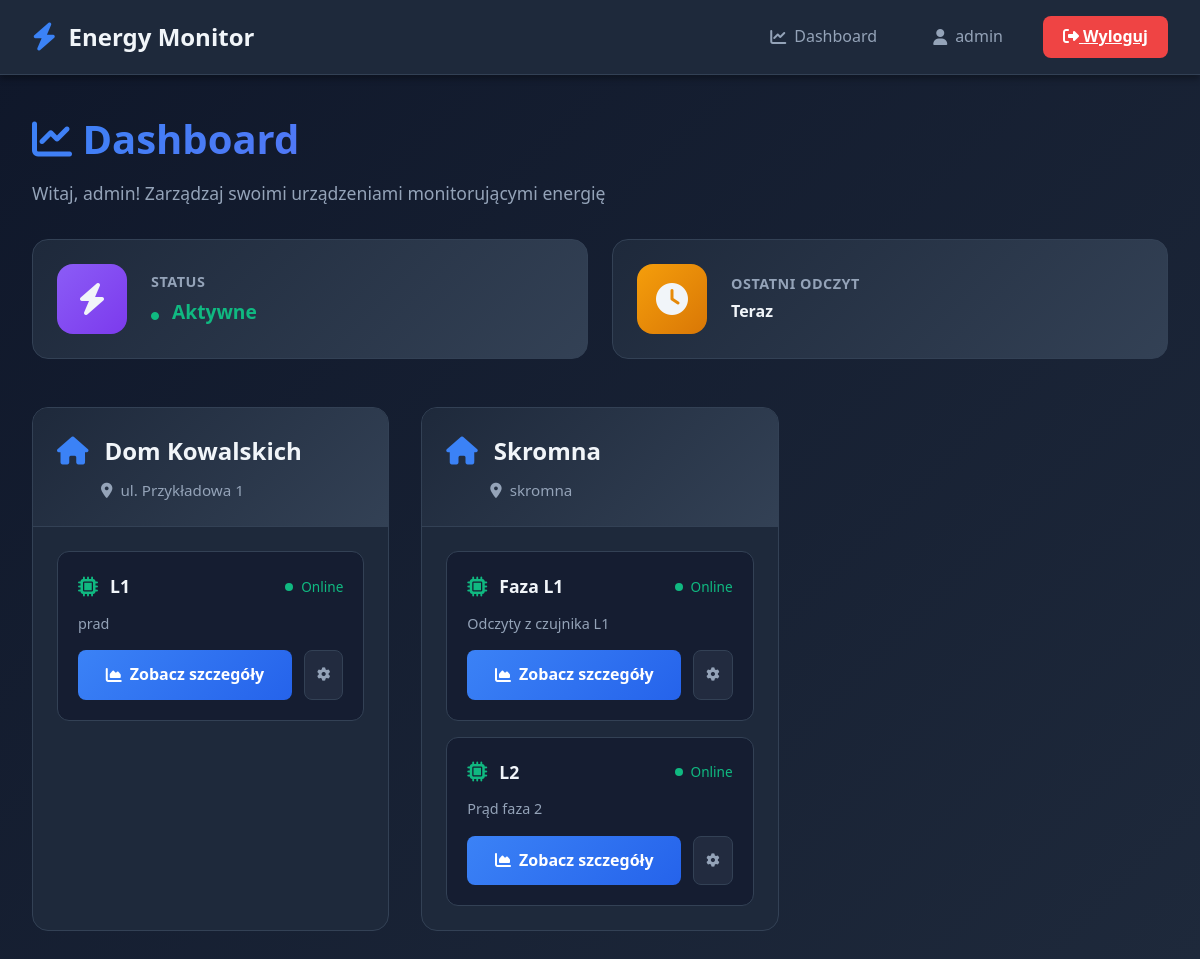
The page /api/dashboard/ (signed in) on the database as committed earlier.
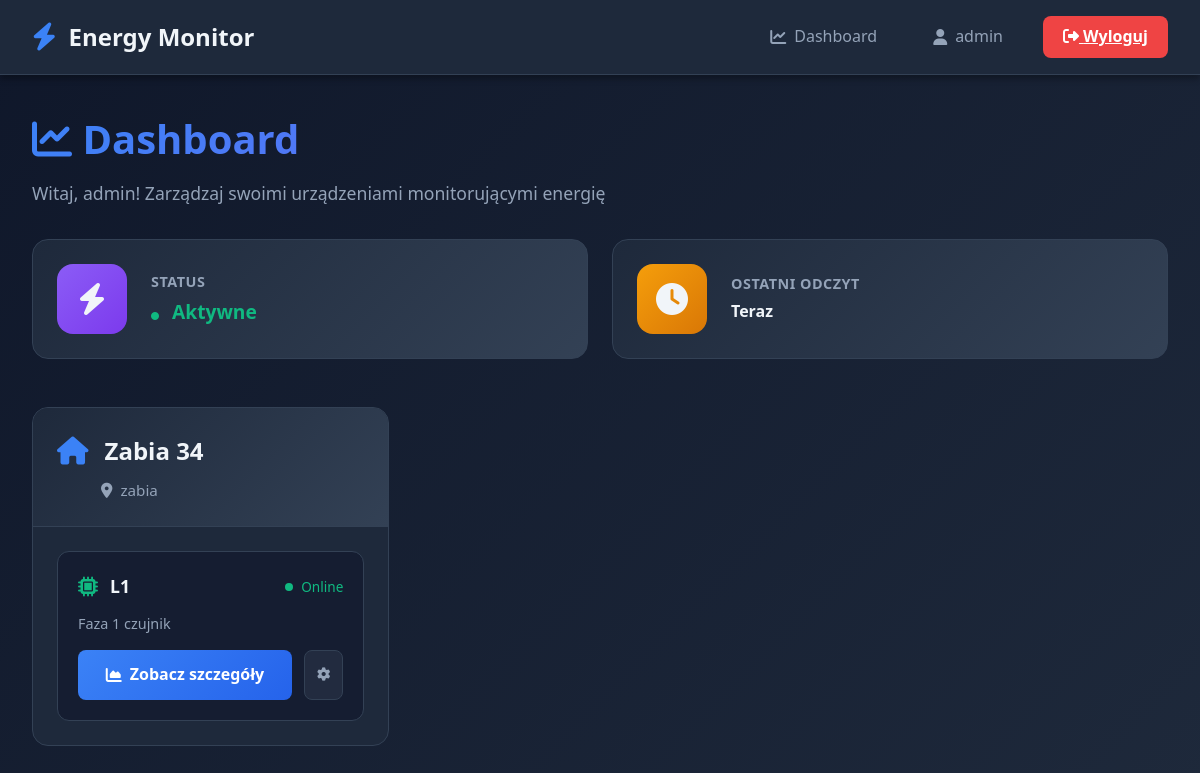
The same page on the database as committed later.
### sensors/models.py (models this page shows, shortened)
class House(models.Model):
    user = models.ForeignKey(User, on_delete=models.CASCADE, related_name='houses')
    name = models.CharField(max_length=100, verbose_name="Nazwa")
    address = models.CharField(max_length=255, blank=True, verbose_name="Adres")
    created_at = models.DateTimeField(auto_now_add=True, verbose_name="Data utworzenia")
    price_per_kwh = models.FloatField(default=0.80, verbose_name="Cena za kWh [PLN]")
    class Meta:
        verbose_name = "Dom"
        verbose_name_plural = "Domy"
        ordering = ['name']

class Sensor(models.Model):
    house = models.ForeignKey(House, on_delete=models.CASCADE, related_name='sensors')
    sensor_id = models.CharField(
        max_length=100,
        unique=True,
        null=True,
        blank=True,
        verbose_name="ID czujnika"
    )
    name = models.CharField(max_length=100, verbose_name="Nazwa")
    description = models.TextField(blank=True, verbose_name="Opis")
    created_at = models.DateTimeField(auto_now_add=True, verbose_name="Data dodania")
    is_active = models.BooleanField(default=True, verbose_name="Aktywny")
    class Meta:
        verbose_name = "Czujnik"
        verbose_name_plural = "Czujniki"
        ordering = ['house', 'name']

### sensors/views.py (the view)
# urls.py: path('dashboard/', dashboard, name='dashboard'),
@login_required
def dashboard(request):
    houses = House.objects.filter(user=request.user).prefetch_related('sensors__data')
    return render(request, 'dashboard.html', {'houses': houses})

### templates/dashboard.html (shortened to what this page needs)
{% extends 'base.html' %}
{% block content %}
<div class="dashboard-header">
  <h1><i class="fas fa-chart-line"></i> Dashboard</h1>
  <p>Witaj, {{ user.username }}! Zarządzaj swoimi urządzeniami monitorującymi energię</p>
</div>
<div class="stats-grid">
  <div class="stat-card">
    <div class="stat-icon purple">
      <i class="fas fa-bolt"></i>
    </div>
    <div class="stat-content">
      <h3>Status</h3>
      <div class="value" style="font-size: 1.2rem; color: #10b981;">
        <i class="fas fa-circle" style="font-size: 0.5rem; margin-right: 0.5rem;"></i>
        Aktywne
      </div>
    </div>
  </div>
  <div class="stat-card">
    <div class="stat-icon orange">
      <i class="fas fa-clock"></i>
    </div>
    <div class="stat-content">
      <h3>Ostatni odczyt</h3>
      <div class="value" style="font-size: 1rem;">Teraz</div>
    </div>
  </div>
</div>
{% if houses %}
  <div class="houses-grid">
    {% for house in houses %}
      <div class="house-card">
        <div class="house-header">
          <div class="house-title">
            <i class="fas fa-home"></i>
            <h2>{{ house.name }}</h2>
          </div>
          {% if house.address %}
            <div class="house-address">
              <i class="fas fa-map-marker-alt"></i>
              <span>{{ house.address }}</span>
            </div>
          {% endif %}
        </div>
        <div class="sensors-list">
          {% if house.sensors.all %}
            {% for sensor in house.sensors.all %}
              <div class="sensor-item">
                <div class="sensor-header">
                  <div class="sensor-name">
                    <i class="fas fa-microchip"></i>
                    <h3>{{ sensor.name }}</h3>
                  </div>
                  <div class="sensor-status">
                    <span class="status-dot"></span>
                    Online
                  </div>
                </div>
                {% if sensor.description %}
                  <p class="sensor-description">{{ sensor.description }}</p>
                {% endif %}
                <div class="sensor-actions">
                  <a href="{% url 'sensor_detail' sensor.id %}" class="btn-details">
                    <i class="fas fa-chart-area"></i>
                    Zobacz szczegóły
                  </a>
                  <button class="btn-settings">
                    <i class="fas fa-cog"></i>
                  </button>
                </div>
              </div>
            {% endfor %}
          {% else %}
            <p style="text-align: center; color: #94a3b8; padding: 2rem;">
              <i class="fas fa-inbox" style="font-size: 2rem; display: block; margin-bottom: 1rem; opacity: 0.5;"></i>
              Brak czujników w tym domu
            </p>
          {% endif %}
        </div>
      </div>
    {% endfor %}
  </div>
{% else %}
  <div class="empty-state">
    <i class="fas fa-home"></i>
    <h3>Nie masz jeszcze dodanych domów</h3>
    <p>Skontaktuj się z administratorem, aby dodać pierwsze urządzenie</p>
  </div>
{% endif %}
{% endblock %}

### templates/base.html (shortened to what this page needs)
<!DOCTYPE html>
<html lang="pl">
<head>
  <link rel="stylesheet" href="https://cdnjs.cloudflare.com/ajax/libs/font-awesome/6.4.0/css/all.min.css">
</head>
<body>
  {% if user.is_authenticated %}
  <nav class="navbar">
    <div class="navbar-content">
      <a href="{% url 'dashboard' %}" class="navbar-brand">
        <i class="fas fa-bolt"></i>
        Energy Monitor
      </a>
      <div class="navbar-menu">
        <a href="{% url 'dashboard' %}" class="nav-link {% if request.path == '/dashboard/' %}active{% endif %}">
          <i class="fas fa-chart-line"></i>
          Dashboard
        </a>
        <a href="{% url 'profile' %}" class="nav-link {% if request.path == '/profile/' %}active{% endif %}">
          <i class="fas fa-user"></i>
          {{ user.username }}
        </a>
        <a href="{% url 'logout' %}" class="btn-logout">
          <i class="fas fa-sign-out-alt"></i>
          Wyloguj
        </a>
      </div>
    </div>
  </nav>
  {% endif %}
  <div class="container">
    {% block content %}{% endblock %}
  </div>
</body>
</html>

### templates/base.html (style rules this page uses)
* { margin: 0; padding: 0; box-sizing: border-box; }
:root { --bg-primary: #0f172a; --bg-secondary: #1e293b; --bg-tertiary: #334155; --text-primary: #f1f5f9; --text-secondary: #94a3b8; --accent: #3b82f6; --accent-hover: #2563eb; --success: #10b981; --warning: #f59e0b; --danger: #ef4444; --border: #334155; --shadow: rgba(0, 0, 0, 0.3); }
body { font-family: 'Segoe UI', Tahoma, Geneva, Verdana, sans-serif; background: linear-gradient(135deg, #0f172a 0%, #1e293b 100%); color: var(--text-primary); min-height: 100vh; line-height: 1.6; }
.navbar { background: var(--bg-secondary); border-bottom: 1px solid var(--border); padding: 1rem 2rem; position: sticky; top: 0; z-index: 1000; backdrop-filter: blur(10px); box-shadow: 0 4px 6px var(--shadow); }
.navbar-content { max-width: 1400px; margin: 0 auto; display: flex; justify-content: space-between; align-items: center; }
.navbar-brand { display: flex; align-items: center; gap: 0.75rem; font-size: 1.5rem; font-weight: 700; color: var(--text-primary); text-decoration: none; transition: transform 0.3s ease; }
.navbar-brand i { color: var(--accent); font-size: 1.75rem; }
.navbar-menu { display: flex; gap: 1.5rem; align-items: center; }
.nav-link { color: var(--text-secondary); text-decoration: none; padding: 0.5rem 1rem; border-radius: 0.5rem; transition: all 0.3s ease; display: flex; align-items: center; gap: 0.5rem; }
.btn-logout { background: var(--danger); color: white; border: none; padding: 0.5rem 1.25rem; border-radius: 0.5rem; cursor: pointer; transition: all 0.3s ease; font-weight: 600; }
.container { max-width: 1400px; margin: 2rem auto; padding: 0 2rem; }

Rows that differ between the two databases and show on the page:
removed House: name "Dom Kowalskich", address "ul. Przykładowa 1", Sensor (name "L1", description "prad")
removed House: name "Skromna", address "skromna"
removed Sensor: name "Faza L1", description "Odczyty z czujnika L1", shown under "Skromna"
removed Sensor: name "L2", description "Prąd faza 2", shown under "Skromna"
added House: name "Zabia 34", address "zabia", Sensor (name "L1", description "Faza 1 czujnik")
